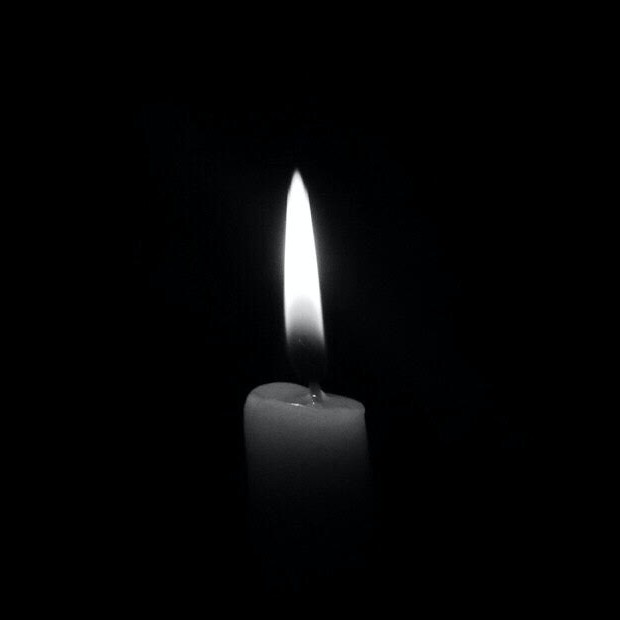
//> input picture test/pexels-rahul-695644.jpg, 620 x 620 px, given in place of the camera
$ ./main   (built with g++ and OpenCV 4)
//> lines starting //> are read from the running program, lines starting //| are printed output that depends on the picture
// #include <stdio.h>
// #include <opencv2/opencv.hpp>
#include "includes/Custom_functions.hpp"
#include <limits>
// #include "Time.hpp"

// using namespace cv;
// using namespace std;

//Calibration Variables
int lowThreshold = 65;
int maxThreshold = 200;
int minObjectArea = 7000;
const int max_lowThreshold = 400;
const int max_maxThreshold = 800;
const int kernel_size = 3;
int blurKernelSize = 3;
Mat canny_img,image,image_resized,image_blurred,dilated_img,objects_only,objects_img;
Mat blueNormalized,redNormalized,bgrFB,bgrFR,blueToRed,redToBlue,thres12,thres21,final12,final21,image_proccesing;
Mat elementKernel;
Scalar colorGreen = Scalar(0,255,0);
Scalar colorWhite = Scalar(255,255,255);

// void findGoodContours(vector<vector<Point> >& contours,vector<vector<Point> >& GoodContours,int minObjectArea){

//     for (size_t idx = 0; idx < contours.size(); idx++) {
//         int area = contourArea(contours[idx]);
//         if (area > minObjectArea) {
//             GoodContours.push_back(contours.at(idx));
//         }
//     }
// }


// [104 lines left out: function findObjects, not called in this run]

// static void floorThreshold(Mat inputMatrix,Mat& outputMatrix, float threshold){
//     Mat tmp(inputMatrix.cols,inputMatrix.rows , CV_32FC1);
//     Mat not_tmp(inputMatrix.cols,inputMatrix.rows , CV_32FC1);
//     Mat final(inputMatrix.cols,inputMatrix.rows , CV_32FC1);
//     inRange(inputMatrix, 1-threshold , 1+threshold, tmp);
//     bitwise_not(tmp,not_tmp);
//     divide(tmp,255,tmp);
//     divide(not_tmp,255,not_tmp);
//     tmp.convertTo(tmp,inputMatrix.type());
//     not_tmp.convertTo(not_tmp,inputMatrix.type());
//     multiply(inputMatrix, not_tmp, final);
//     add(final,tmp,outputMatrix);

// }

// static void makeReconB(Mat inputMatrix1 ,Mat inputMatrix2 ,Mat& outputMatrix){
//     Mat tmp(inputMatrix1.cols,inputMatrix1.rows , CV_32FC1);
//     Mat tmp2(inputMatrix2.cols,inputMatrix2.rows , CV_32FC1);
//     Mat final(inputMatrix1.cols,inputMatrix1.rows , CV_32FC1);
//     Mat final_not(inputMatrix1.cols,inputMatrix1.rows , CV_32FC1);

//     float inf = numeric_limits<float>::infinity();

//     inRange(inputMatrix1, 0 , 0.9999999999999999999 , tmp);
//     inRange(inputMatrix2, 1.000000000000000001 , inf , tmp2);
//     // divide(tmp,255,tmp);
//     // divide(tmp2,255,tmp2);
//     // tmp.convertTo(tmp,inputMatrix1.type());
//     // tmp2.convertTo(tmp2,inputMatrix2.type());
//     bitwise_and(tmp,tmp2,final);
//     bitwise_not(final,outputMatrix);

// }

// static void makeReconR(Mat inputMatrix1 ,Mat inputMatrix2,Mat& outputMatrix){
//     Mat tmp(inputMatrix1.cols,inputMatrix1.rows , CV_32FC1);
//     Mat tmp2(inputMatrix2.cols,inputMatrix2.rows , CV_32FC1);
//     float inf = numeric_limits<float>::infinity();

//     inRange(inputMatrix1, 1.000000000000000001 , inf , tmp);
//     inRange(inputMatrix2, 0 , 0.9999999999999999999, tmp2);
//     divide(tmp,255,tmp);
//     divide(tmp2,255,tmp2);
//     tmp.convertTo(tmp,inputMatrix1.type());
//     tmp2.convertTo(tmp2,inputMatrix2.type());
//     bitwise_and(tmp,tmp2,outputMatrix);

// }

// static void simulateObject(){
//     Mat tmp3 = blueToRed.clone();
//     Mat mask = objects_only.clone();
//     Mat simul,sum;
//     cvtColor(objects_only, mask, COLOR_BGR2GRAY );
//     // mask.convertTo(mask,CV_8UC1);
//     Mat outputMatrix;
//     outputMatrix.convertTo(outputMatrix,CV_8UC1);

//     distanceTransform(mask, outputMatrix, DIST_L2, DIST_MASK_PRECISE);
//     normalize(outputMatrix, outputMatrix, 0, 1, cv::NORM_MINMAX);
//     // outputMatrix.convertTo(outputMatrix,CV_8UC1,255,0);
//     // imshow("Distance Image" , outputMatrix);
//     add(blueToRed,redToBlue,sum);
//     multiply(outputMatrix,sum,simul);
//     normalize(simul, simul, 0, 1, cv::NORM_MINMAX);
//     simul.convertTo(simul,CV_8UC1,255,0);
//     applyColorMap(simul,simul,2);
//     imshow("Object" , simul);

// }

// static void cameraInitiation(VideoCapture& cam, Mat& Purple) {


//     // VideoCapture cam(path);
//     cam.set(cv::CAP_PROP_FOURCC, cv::VideoWriter::fourcc('M', 'J', 'P', 'G'));     // More fps less resolution (at least for my setup)
//     // cap.set(cv::CAP_PROP_FRAME_WIDTH, IMAGE_W);
//     // cap.set(cv::CAP_PROP_FRAME_HEIGHT, IMAGE_H);
//     // cap.set(cv::CAP_PROP_FPS, 60);
//     // int dWidth = cam.get(cv::CAP_PROP_FRAME_WIDTH);
//     // int dHeight = cam.get(cv::CAP_PROP_FRAME_HEIGHT);
//     // int fps_counter = cam.get(cv::CAP_PROP_FPS);
//     cam.read(Purple);

// }

int main(int argc, char** argv)
{

    double startTime,stopTime;
    string path = "/home/jim/Desktop/Linux_C_PP/iphone.mp4";
    Mat Purple,Purple_resized;
    Mat Purplebgr[3];   // Calibration destination array
    Mat bgr[3];   // Frame destination array
    float resizeParam = 0.3; // Resize Parameter

    VideoCapture cap(1, CAP_V4L2);;

    cap.set(cv::CAP_PROP_FOURCC, cv::VideoWriter::fourcc('M', 'J', 'P', 'G'));     // More fps less resolution (at least for my setup)
    // cap.set(cv::CAP_PROP_FRAME_WIDTH, IMAGE_W);
    // cap.set(cv::CAP_PROP_FRAME_HEIGHT, IMAGE_H);
    // cap.set(cv::CAP_PROP_FPS, 60);
    // int dWidth = cap.get(cv::CAP_PROP_FRAME_WIDTH);
    // int dHeight = cap.get(cv::CAP_PROP_FRAME_HEIGHT);
    // int fps_counter = cap.get(cv::CAP_PROP_FPS);
    cap.read(Purple);
//> Purple is the input picture: 620 rows x 620 cols, CV_8UC3; mean B, G, R 5.9, 5.4, 5.2
    resize(Purple,Purple_resized,Size(),resizeParam,resizeParam);
    split(Purple_resized, Purplebgr);

    // Mat zeroes = Mat::zeros(Size(Purple.cols, Purple.rows), CV_32FC1);

    int width = Purple_resized.cols;
//> width = 186
    int height = Purple_resized.rows;
//> height = 186

    // Mat ones = Mat::ones(Size(Purple.cols, Purple.rows), 1);
    // Mat redNormalizationFactor, blueNormalizationFactor;
    // Mat blueNormalizationFactor = Mat(height, width, CV_8UC1);
    // Mat redNormalizationFactor = Mat(height, width, CV_8UC1);
    //Mat proc = Mat(height, width, CV_8UC1);
    //redNormalizationFactor = Mat(2, 2, CV_8UC3, Scalar(1, 1, 1));
    //cout << redNormalizationFactor;
    Mat redNormalizationFactor(width, height, CV_32FC1);
    Mat blueNormalizationFactor(width, height, CV_32FC1);
    Mat PurplebgrFB(width, height, CV_32FC1);
    Mat PurplebgrFR(width, height, CV_32FC1);


    Purplebgr[0].setTo(1, Purplebgr[0] == 0);
    Purplebgr[2].setTo(1, Purplebgr[2] == 0);
    Purplebgr[0].convertTo(PurplebgrFB,blueNormalizationFactor.type());
    Purplebgr[2].convertTo(PurplebgrFR,redNormalizationFactor.type());
    divide(1,PurplebgrFB,blueNormalizationFactor);
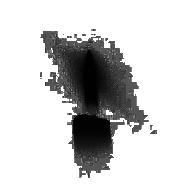
//> blueNormalizationFactor: 186 rows x 186 cols, CV_32FC1; min 0.00392, max 1, mean 0.809
    divide(1,PurplebgrFR,redNormalizationFactor);
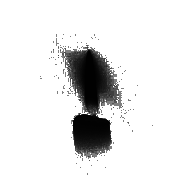
//> redNormalizationFactor: 186 rows x 186 cols, CV_32FC1; min 0.00394, max 1, mean 0.9
    // In.setTo(0, In == 1);

    // Mat img2;
    // normalize(In, dst, 0, 1, cv::NORM_MINMAX);
    // namedWindow("test", WINDOW_AUTOSIZE);


    // namedWindow("Raw Image", WINDOW_AUTOSIZE);
    // namedWindow("Edges Image", WINDOW_AUTOSIZE);
    // namedWindow("Dilated Image", WINDOW_AUTOSIZE);
    namedWindow("TrackBars", WINDOW_AUTOSIZE);
    namedWindow("Contours", WINDOW_AUTOSIZE);

    // Create Task Bar In progress
    createTrackbar("Min Threshold:", "TrackBars", &lowThreshold, max_lowThreshold, findObjects );
    createTrackbar("Max Threshold:", "TrackBars", &maxThreshold, max_maxThreshold, findObjects );
    createTrackbar("Min Object Area:", "TrackBars", &minObjectArea, 30000, findObjects );

    bool playVideo = true;

    while (true)
    {
           if (playVideo)
     {
//> (the run ends here: the program needs code that is not available in this run, at `startTime = getTime();`)
